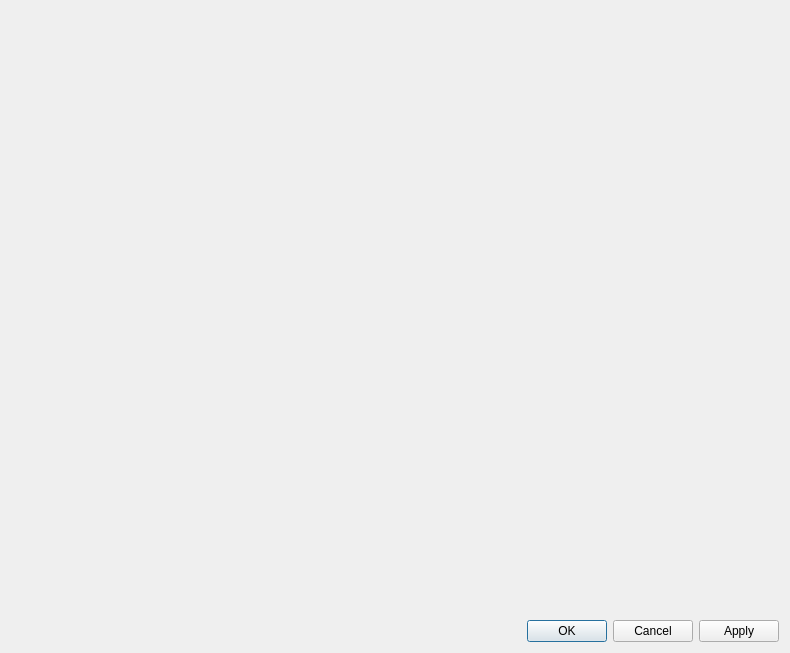
<?xml version="1.0" encoding="UTF-8"?>
<ui version="4.0">
 <class>DASettingDialog</class>
 <widget class="QDialog" name="DASettingDialog">
  <property name="geometry">
   <rect>
    <x>0</x>
    <y>0</y>
    <width>790</width>
    <height>653</height>
   </rect>
  </property>
  <property name="windowTitle">
   <string>Setting</string>
  </property>
  <layout class="QVBoxLayout" name="verticalLayout">
   <item>
    <widget class="DA::DASettingWidget" name="settingWidget" native="true">
     <property name="sizePolicy">
      <sizepolicy hsizetype="Expanding" vsizetype="Expanding">
       <horstretch>0</horstretch>
       <verstretch>0</verstretch>
      </sizepolicy>
     </property>
    </widget>
   </item>
   <item>
    <layout class="QHBoxLayout" name="horizontalLayout">
     <item>
      <spacer name="horizontalSpacer">
       <property name="orientation">
        <enum>Qt::Horizontal</enum>
       </property>
       <property name="sizeHint" stdset="0">
        <size>
         <width>40</width>
         <height>20</height>
        </size>
       </property>
      </spacer>
     </item>
     <item>
      <widget class="QPushButton" name="pushButtonOK">
       <property name="text">
        <string>OK</string>
       </property>
      </widget>
     </item>
     <item>
      <widget class="QPushButton" name="pushButtonCancel">
       <property name="text">
        <string>Cancel</string>
       </property>
      </widget>
     </item>
     <item>
      <widget class="QPushButton" name="pushButtonApply">
       <property name="text">
        <string>Apply</string>
       </property>
      </widget>
     </item>
    </layout>
   </item>
  </layout>
 </widget>
 <customwidgets>
  <customwidget>
   <class>DA::DASettingWidget</class>
   <extends>QWidget</extends>
   <header>DASettingWidget.h</header>
   <container>1</container>
  </customwidget>
 </customwidgets>
 <resources/>
 <connections/>
</ui>
